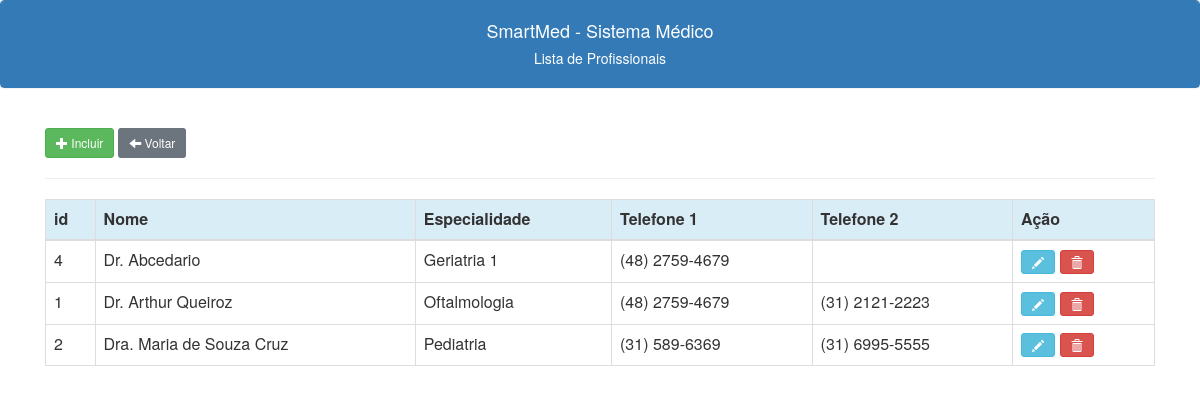
/profissionais_lista.php, run on the app's committed database.
### tables this page shows
CREATE TABLE IF NOT EXISTS `profissionais` (
  `id` int NOT NULL AUTO_INCREMENT,
  `id_especialidade` int NOT NULL,
  `nome` varchar(150) NOT NULL,
  `endereco` varchar(150) DEFAULT NULL,
  `bairro` varchar(150) DEFAULT NULL,
  `cidade` varchar(150) DEFAULT NULL,
  `cep` varchar(11) DEFAULT NULL,
  `uf` char(2) DEFAULT NULL,
  `fone1` varchar(20) NOT NULL,
  `fone2` varchar(20) DEFAULT NULL,
  `email` varchar(200) DEFAULT NULL,
  `url` varchar(200) DEFAULT NULL,
  `identidade` varchar(20) DEFAULT NULL,
  `cpf` varchar(11) NOT NULL,
  `datanasc` date DEFAULT NULL,
  `sexo` char(1) DEFAULT NULL,
  `gera_agenda` char(1) NOT NULL,
  `observacao` blob,
  `crm` varchar(13) DEFAULT NULL,
  PRIMARY KEY (`id`),
  KEY `FK_profissionais_especialidades` (`id_especialidade`),
  CONSTRAINT `FK_profissionais_especialidades` FOREIGN KEY (`id_especialidade`) REFERENCES `especialidades` (`id`)
);

CREATE TABLE IF NOT EXISTS `especialidades` (
  `id` int NOT NULL AUTO_INCREMENT,
  `descricao` varchar(150) NOT NULL,
  PRIMARY KEY (`id`)
);

### profissionais_lista.php (the view, shortened to what this page needs)
<?php
include("conexao.php");
include("links.php");
?>
<!doctype html>
<html lang="en">
<head>
</head>
<body>
    <div class="panel panel-primary class">
        <div class="panel-heading text-center">
            <h4>SmartMed - Sistema Médico</h4>
            <h5>Lista de Profissionais<h5>
        </div>
    </div>
    <br>
    <div class="container -my5">
        <a class="btn btn-success btn-sm" href="/smedweb/profissionais_novo.php"><span class="glyphicon glyphicon-plus"></span> Incluir</a>
        <a class="btn btn-secondary btn-sm" href="/smedweb/menu.php"><span class="glyphicon glyphicon-arrow-left"></span> Voltar</a>
        <hr>
        <table class="table display table-bordered tabprofissionais">
            <thead class="thead">
                <tr class="info">
                    <th scope="col">id</th>
                    <th scope="col">Nome</th>
                    <th scope="col">Especialidade</th>
                    <th scope="col">Telefone 1</th>
                    <th scope="col">Telefone 2</th>
                    <th scope="col">Ação</th>
                </tr>
            </thead>
            <tbody>
                <?php
                $c_sql = "SELECT profissionais.id, profissionais.nome, profissionais.fone1, profissionais.fone2, especialidades.descricao  AS especialidade" .
                    " FROM profissionais JOIN especialidades ON profissionais.id_especialidade=especialidades.id order by profissionais.nome";
                $result = $conection->query($c_sql);
                while ($c_linha = $result->fetch_assoc()) {
                    echo "
                    <tr>
                    <td>$c_linha[id]</td>
                    <td>$c_linha[nome]</td>
                    <td>$c_linha[especialidade]</td>
                    <td>$c_linha[fone1]</td>
                    <td>$c_linha[fone2]</td>
                    <td>
                    <a class='btn btn-info btn-sm' title='Editar Profissionais' href='/smedweb/profissionais_editar.php?id=$c_linha[id]'><span class='glyphicon glyphicon-pencil'></span></a>
                    <a class='btn btn-danger btn-sm' title='Excluir Profissionais' href='javascript:func()'onclick='confirmacao($c_linha[id])'><span class='glyphicon glyphicon-trash'></span></a>
                    </td>
                    </td>
                    </tr>
                    ";
                }
                ?>
            </tbody>
        </table>
    </div>
</body>
</html>

### data on the page
profissionais: id "4", nome "Dr. Abcedario", id_especialidade.descricao "Geriatria 1", fone1 "(48) 2759-4679"
profissionais: id "1", nome "Dr. Arthur Queiroz", id_especialidade.descricao "Oftalmologia", fone1 "(48) 2759-4679", fone2 "(31) 2121-2223"
profissionais: id "2", nome "Dra. Maria de Souza Cruz", id_especialidade.descricao "Pediatria", fone1 "(31) 589-6369", fone2 "(31) 6995-5555"
